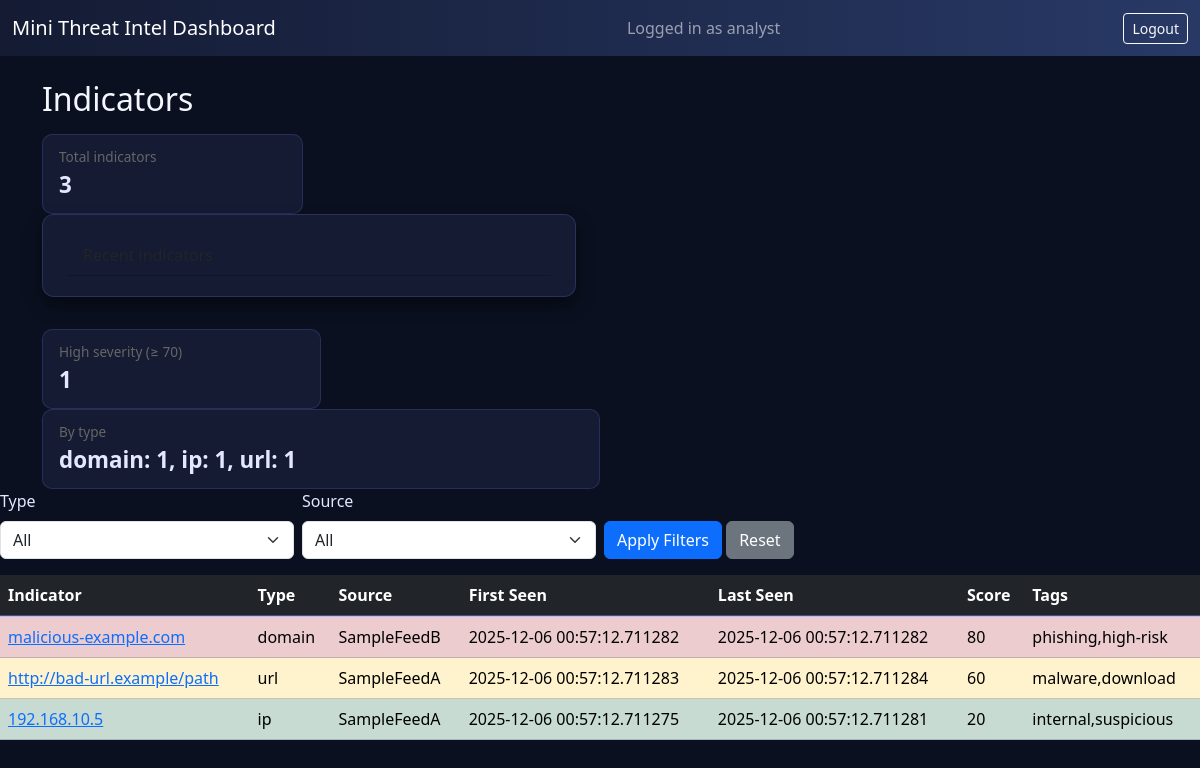
Screenshot of / (signed in) with the database file from the repository.
### models/db.py (models this page shows, shortened)
class User(db.Model, UserMixin):
    id = db.Column(db.Integer, primary_key=True)
    username = db.Column(db.String(80), unique=True, nullable=False)
    password_hash = db.Column(db.String(255), nullable=False)

class BaseModel(db.Model):
    __abstract__ = True
    id = db.Column(db.Integer, primary_key=True)

class ThreatIndicator(BaseModel):
    __tablename__ = "threat_indicators"
    indicator = db.Column(db.String(255), nullable=False)
    type = db.Column(db.String(50), nullable=False)
    source = db.Column(db.String(100), nullable=False)
    first_seen = db.Column(db.DateTime, nullable=False, default=datetime.utcnow)
    last_seen = db.Column(db.DateTime, nullable=False, default=datetime.utcnow)
    score = db.Column(db.Integer, nullable=False, default=0)
    tags = db.Column(db.String(255), nullable=True)

### app.py (the view)
@app.route("/")
@login_required
def dashboard():
    indicator_type = request.args.get("type", "").strip()
    source = request.args.get("source", "").strip()
    query = ThreatIndicator.query
    if indicator_type:
        query = query.filter(ThreatIndicator.type == indicator_type)
    if source:
        query = query.filter(ThreatIndicator.source == source)
    indicators = (
        query.order_by(ThreatIndicator.score.desc())
        .limit(100)
        .all()
    )
    distinct_types = [row[0] for row in db.session.query(ThreatIndicator.type).distinct()]
    distinct_sources = [row[0] for row in db.session.query(ThreatIndicator.source).distinct()]
    total_count = db.session.query(func.count(ThreatIndicator.id)).scalar()
    high_count = (
        db.session.query(func.count(ThreatIndicator.id))
        .filter(ThreatIndicator.score >= 70)
        .scalar()
    )
    count_by_type = (
        db.session.query(ThreatIndicator.type, func.count(ThreatIndicator.id))
        .group_by(ThreatIndicator.type)
        .all()
    )
    recent_indicators = (
        ThreatIndicator.query.order_by(ThreatIndicator.first_seen.desc())
        .limit(5)
        .all()
    )
    return render_template(
        "dashboard.html",
        indicators=indicators,
        indicator_type=indicator_type,
        source=source,
        distinct_types=distinct_types,
        distinct_sources=distinct_sources,
        total_count=total_count,
        high_count=high_count,
        count_by_type=count_by_type,
    )

### app.py (called while the page is built)
@login_manager.user_loader
def load_user(user_id):
    return User.query.get(int(user_id))

### templates/dashboard.html (shortened to what this page needs)
{% extends "base.html" %}
{% block content %}
  <h2 class="mb-3">Indicators</h2>
  <div class="row stats-row mb-3">
  <div class="col-md-3">
    <div class="stat-box">
      <div class="stat-label">Total indicators</div>
      <div class="stat-value">{{ total_count }}</div>
    </div>
  </div>
 <div class="row mb-3">
  <div class="col-md-6">
    <div class="card panel-card">
      <div class="card-header">Recent indicators</div>
    </div>
  </div>
</div>
</div>
  <div class="col-md-3">
    <div class="stat-box">
      <div class="stat-label">High severity (≥ 70)</div>
      <div class="stat-value">{{ high_count }}</div>
    </div>
  </div>
  <div class="col-md-6">
    <div class="stat-box">
      <div class="stat-label">By type</div>
      <div class="stat-value">
        {% for t, c in count_by_type %}
          {{ t }}: {{ c }}{% if not loop.last %}, {% endif %}
        {% endfor %}
      </div>
    </div>
  </div>
</div>
  <form method="get" class="row g-2 mb-3">
    <div class="col-md-3">
      <label class="form-label">Type</label>
      <select name="type" class="form-select">
        <option value="">All</option>
      </select>
    </div>
    <div class="col-md-3">
      <label class="form-label">Source</label>
      <select name="source" class="form-select">
        <option value="">All</option>
      </select>
    </div>
    <div class="col-md-3 align-self-end">
      <button type="submit" class="btn btn-primary">Apply Filters</button>
      <a href="{{ url_for('dashboard') }}" class="btn btn-secondary">Reset</a>
    </div>
  </form>
  <table class="table table-striped table-hover">
    <thead class="table-dark">
      <tr>
        <th>Indicator</th>
        <th>Type</th>
        <th>Source</th>
        <th>First Seen</th>
        <th>Last Seen</th>
        <th>Score</th>
        <th>Tags</th>
      </tr>
    </thead>
    <tbody>
      {% for ind in indicators %}
        {% set row_class = "" %}
        {% if ind.score >= 70 %}
          {% set row_class = "table-danger" %}
        {% elif ind.score >= 40 %}
          {% set row_class = "table-warning" %}
        {% else %}
          {% set row_class = "table-success" %}
        {% endif %}
        <tr class="{{ row_class }}">
          <td>
             <a href="{{ url_for('indicator_detail', ind_id=ind.id) }}">
             {{ ind.indicator }}
              </a>
         </td>
          <td>{{ ind.type }}</td>
          <td>{{ ind.source }}</td>
          <td>{{ ind.first_seen }}</td>
          <td>{{ ind.last_seen }}</td>
          <td>{{ ind.score }}</td>
          <td>{{ ind.tags }}</td>
        </tr>
      {% endfor %}
    </tbody>
  </table>
{% endblock %}

### templates/base.html (shortened to what this page needs)
<!doctype html>
<html lang="en">
  <head>
    <link
      rel="stylesheet"
      href="https://cdn.jsdelivr.net/npm/bootstrap@5.3.3/dist/css/bootstrap.min.css"
    >
    <link rel="stylesheet" href="{{ url_for('static', filename='styles.css') }}">
  </head>
  <body>
    <nav class="navbar navbar-dark mb-4">
  <div class="container-fluid">
    <span class="navbar-brand mb-0 h1">Mini Threat Intel Dashboard</span>
    {% if current_user.is_authenticated %}
      <span class="navbar-text me-2">Logged in as {{ current_user.username }}</span>
      <a href="{{ url_for('logout') }}" class="btn btn-outline-light btn-sm">Logout</a>
    {% else %}
      <a href="{{ url_for('login') }}" class="btn btn-outline-light btn-sm">Login</a>
    {% endif %}
  </div>
</nav>
<div class="container">
  {% block content %}{% endblock %}
  </body>
</html>

### static/styles.css (style rules this page uses)
body { background-color: #0b1020; color: #e4e8ff; font-family: system-ui, -apple-system, BlinkMacSystemFont, "Segoe UI", sans-serif; }
.navbar { background: linear-gradient(90deg, #141b33, #283966); }
h1, h2 { color: #f5f7ff; }
.panel-card { background: #141b33; border-radius: 12px; padding: 1.25rem 1.5rem; box-shadow: 0 8px 18px rgba(0, 0, 0, 0.45); border: 1px solid rgba(120, 140, 255, 0.2); }
.table { background-color: #141b33; color: #e4e8ff; }
.table th { border-bottom: 2px solid rgba(120, 140, 255, 0.4); }
.table-striped tbody tr:nth-of-type(odd) { background-color: #10162a; }
.table-success { background-color: rgba(46, 204, 113, 0.12) !important; }
.table-warning { background-color: rgba(241, 196, 15, 0.15) !important; }
.table-danger { background-color: rgba(231, 76, 60, 0.18) !important; }
.stats-row { margin-bottom: 1.25rem; }
.stat-box { background: #141b33; border-radius: 10px; padding: 0.75rem 1rem; border: 1px solid rgba(120, 140, 255, 0.18); }
.stat-label { font-size: 0.85rem; text-transform: none; color: #666; }
.stat-value { font-size: 1.4rem; font-weight: 600; }

### rows the page displays
User: username "analyst"
ThreatIndicator: indicator "malicious-example.com", type "domain", source "SampleFeedB", first_seen "2025-12-06 00:57:12.711282", last_seen "2025-12-06 00:57:12.711282", score "80", tags "phishing,high-risk"
ThreatIndicator: indicator "http://bad-url.example/path", type "url", source "SampleFeedA", first_seen "2025-12-06 00:57:12.711283", last_seen "2025-12-06 00:57:12.711284", score "60", tags "malware,download"
ThreatIndicator: indicator "192.168.10.5", type "ip", source "SampleFeedA", first_seen "2025-12-06 00:57:12.711275", last_seen "2025-12-06 00:57:12.711281", score "20", tags "internal,suspicious"

### other values shown
{{ total_count }} "3"
{{ high_count }} "1"
{{ t }} "domain" "ip" "url"
{{ c }} "1" "1" "1"
